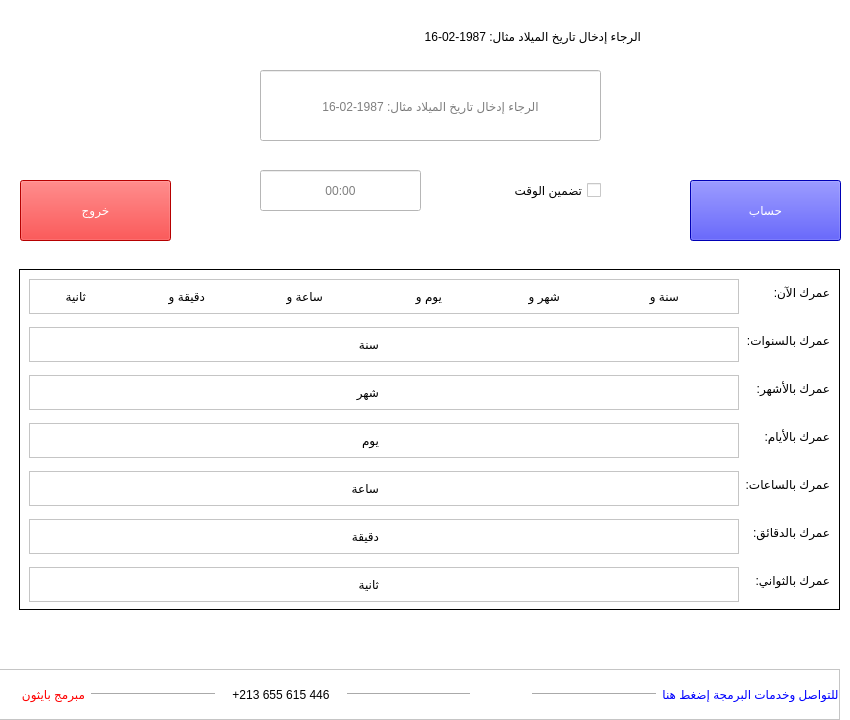
<?xml version="1.0" encoding="UTF-8"?>
<ui version="4.0">
 <class>MainWindow</class>
 <widget class="QMainWindow" name="MainWindow">
  <property name="geometry">
   <rect>
    <x>0</x>
    <y>0</y>
    <width>850</width>
    <height>720</height>
   </rect>
  </property>
  <property name="minimumSize">
   <size>
    <width>850</width>
    <height>720</height>
   </size>
  </property>
  <property name="maximumSize">
   <size>
    <width>850</width>
    <height>720</height>
   </size>
  </property>
  <property name="windowTitle">
   <string>حساب العمر</string>
  </property>
  <property name="layoutDirection">
   <enum>Qt::RightToLeft</enum>
  </property>
  <property name="styleSheet">
   <string notr="true">background-color: rgb(255, 255, 255);</string>
  </property>
  <widget class="QWidget" name="centralwidget">
   <widget class="QPushButton" name="culc_btn">
    <property name="geometry">
     <rect>
      <x>690</x>
      <y>180</y>
      <width>151</width>
      <height>61</height>
     </rect>
    </property>
    <property name="styleSheet">
     <string notr="true">background-color: rgb(0, 0, 255);
color: rgb(255, 255, 255);
font: 16pt &quot;Tajawal&quot;;</string>
    </property>
    <property name="text">
     <string>حساب</string>
    </property>
   </widget>
   <widget class="QLineEdit" name="birthday">
    <property name="geometry">
     <rect>
      <x>260</x>
      <y>70</y>
      <width>341</width>
      <height>71</height>
     </rect>
    </property>
    <property name="styleSheet">
     <string notr="true">font: 14pt &quot;Tajawal&quot;;
</string>
    </property>
    <property name="inputMethodHints">
     <set>Qt::ImhDate</set>
    </property>
    <property name="text">
     <string/>
    </property>
    <property name="maxLength">
     <number>10</number>
    </property>
    <property name="alignment">
     <set>Qt::AlignCenter</set>
    </property>
    <property name="placeholderText">
     <string>الرجاء إدخال تاريخ الميلاد مثال: 1987-02-16</string>
    </property>
    <property name="clearButtonEnabled">
     <bool>false</bool>
    </property>
   </widget>
   <widget class="QFrame" name="resultat_frm">
    <property name="geometry">
     <rect>
      <x>19</x>
      <y>269</y>
      <width>821</width>
      <height>341</height>
     </rect>
    </property>
    <property name="styleSheet">
     <string notr="true">QLabel {
font: 18pt &quot;Tajawal&quot;;
}</string>
    </property>
    <property name="frameShape">
     <enum>QFrame::Box</enum>
    </property>
    <property name="frameShadow">
     <enum>QFrame::Plain</enum>
    </property>
    <property name="lineWidth">
     <number>1</number>
    </property>
    <layout class="QFormLayout" name="formLayout_2">
     <property name="verticalSpacing">
      <number>16</number>
     </property>
     <item row="0" column="0">
      <widget class="QLabel" name="label_9">
       <property name="styleSheet">
        <string notr="true"/>
       </property>
       <property name="text">
        <string>عمرك الآن:</string>
       </property>
      </widget>
     </item>
     <item row="0" column="1">
      <widget class="QFrame" name="frame_8">
       <property name="minimumSize">
        <size>
         <width>0</width>
         <height>35</height>
        </size>
       </property>
       <property name="styleSheet">
        <string notr="true">QLabel {
font: 10pt &quot;Tajawal&quot;;
}</string>
       </property>
       <property name="frameShape">
        <enum>QFrame::StyledPanel</enum>
       </property>
       <property name="frameShadow">
        <enum>QFrame::Raised</enum>
       </property>
       <layout class="QHBoxLayout" name="horizontalLayout_15">
        <property name="spacing">
         <number>10</number>
        </property>
        <property name="leftMargin">
         <number>0</number>
        </property>
        <property name="topMargin">
         <number>0</number>
        </property>
        <property name="rightMargin">
         <number>0</number>
        </property>
        <property name="bottomMargin">
         <number>0</number>
        </property>
        <item>
         <layout class="QHBoxLayout" name="horizontalLayout_16">
          <property name="spacing">
           <number>3</number>
          </property>
          <property name="sizeConstraint">
           <enum>QLayout::SetDefaultConstraint</enum>
          </property>
          <item>
           <widget class="QLabel" name="age_i_y">
            <property name="sizePolicy">
             <sizepolicy hsizetype="Preferred" vsizetype="Preferred">
              <horstretch>0</horstretch>
              <verstretch>0</verstretch>
             </sizepolicy>
            </property>
            <property name="autoFillBackground">
             <bool>false</bool>
            </property>
            <property name="styleSheet">
             <string notr="true">font: 18pt &quot;Tajawal&quot;;
color: rgb(255, 0, 0);</string>
            </property>
            <property name="text">
             <string/>
            </property>
            <property name="scaledContents">
             <bool>false</bool>
            </property>
            <property name="alignment">
             <set>Qt::AlignCenter</set>
            </property>
            <property name="wordWrap">
             <bool>false</bool>
            </property>
           </widget>
          </item>
          <item>
           <widget class="QLabel" name="label_20">
            <property name="styleSheet">
             <string notr="true">font: 18pt &quot;Tajawal&quot;;</string>
            </property>
            <property name="text">
             <string>سنة و </string>
            </property>
            <property name="alignment">
             <set>Qt::AlignLeading|Qt::AlignLeft|Qt::AlignVCenter</set>
            </property>
           </widget>
          </item>
          <item>
           <widget class="QLabel" name="age_i_mo">
            <property name="sizePolicy">
             <sizepolicy hsizetype="Preferred" vsizetype="Preferred">
              <horstretch>0</horstretch>
              <verstretch>0</verstretch>
             </sizepolicy>
            </property>
            <property name="autoFillBackground">
             <bool>false</bool>
            </property>
            <property name="styleSheet">
             <string notr="true">font: 18pt &quot;Tajawal&quot;;
color: rgb(255, 0, 0);</string>
            </property>
            <property name="text">
             <string/>
            </property>
            <property name="scaledContents">
             <bool>false</bool>
            </property>
            <property name="alignment">
             <set>Qt::AlignCenter</set>
            </property>
            <property name="wordWrap">
             <bool>false</bool>
            </property>
           </widget>
          </item>
          <item>
           <widget class="QLabel" name="label_23">
            <property name="styleSheet">
             <string notr="true">font: 18pt &quot;Tajawal&quot;;</string>
            </property>
            <property name="text">
             <string>شهر و </string>
            </property>
            <property name="alignment">
             <set>Qt::AlignLeading|Qt::AlignLeft|Qt::AlignVCenter</set>
            </property>
           </widget>
          </item>
          <item>
           <widget class="QLabel" name="age_i_d">
            <property name="sizePolicy">
             <sizepolicy hsizetype="Preferred" vsizetype="Preferred">
              <horstretch>0</horstretch>
              <verstretch>0</verstretch>
             </sizepolicy>
            </property>
            <property name="autoFillBackground">
             <bool>false</bool>
            </property>
            <property name="styleSheet">
             <string notr="true">font: 18pt &quot;Tajawal&quot;;
color: rgb(255, 0, 0);</string>
            </property>
            <property name="text">
             <string/>
            </property>
            <property name="scaledContents">
             <bool>false</bool>
            </property>
            <property name="alignment">
             <set>Qt::AlignCenter</set>
            </property>
            <property name="wordWrap">
             <bool>false</bool>
            </property>
           </widget>
          </item>
          <item>
           <widget class="QLabel" name="label_25">
            <property name="styleSheet">
             <string notr="true">font: 18pt &quot;Tajawal&quot;;</string>
            </property>
            <property name="text">
             <string>يوم و </string>
            </property>
            <property name="alignment">
             <set>Qt::AlignLeading|Qt::AlignLeft|Qt::AlignVCenter</set>
            </property>
           </widget>
          </item>
          <item>
           <widget class="QLabel" name="age_i_h">
            <property name="sizePolicy">
             <sizepolicy hsizetype="Preferred" vsizetype="Preferred">
              <horstretch>0</horstretch>
              <verstretch>0</verstretch>
             </sizepolicy>
            </property>
            <property name="autoFillBackground">
             <bool>false</bool>
            </property>
            <property name="styleSheet">
             <string notr="true">font: 18pt &quot;Tajawal&quot;;
color: rgb(255, 0, 0);</string>
            </property>
            <property name="text">
             <string/>
            </property>
            <property name="scaledContents">
             <bool>false</bool>
            </property>
            <property name="alignment">
             <set>Qt::AlignCenter</set>
            </property>
            <property name="wordWrap">
             <bool>false</bool>
            </property>
           </widget>
          </item>
          <item>
           <widget class="QLabel" name="label_24">
            <property name="styleSheet">
             <string notr="true">font: 18pt &quot;Tajawal&quot;;</string>
            </property>
            <property name="text">
             <string>ساعة و </string>
            </property>
            <property name="alignment">
             <set>Qt::AlignLeading|Qt::AlignLeft|Qt::AlignVCenter</set>
            </property>
           </widget>
          </item>
          <item>
           <widget class="QLabel" name="age_i_m">
            <property name="sizePolicy">
             <sizepolicy hsizetype="Preferred" vsizetype="Preferred">
              <horstretch>0</horstretch>
              <verstretch>0</verstretch>
             </sizepolicy>
            </property>
            <property name="autoFillBackground">
             <bool>false</bool>
            </property>
            <property name="styleSheet">
             <string notr="true">font: 18pt &quot;Tajawal&quot;;
color: rgb(255, 0, 0);</string>
            </property>
            <property name="text">
             <string/>
            </property>
            <property name="scaledContents">
             <bool>false</bool>
            </property>
            <property name="alignment">
             <set>Qt::AlignCenter</set>
            </property>
            <property name="wordWrap">
             <bool>false</bool>
            </property>
           </widget>
          </item>
          <item>
           <widget class="QLabel" name="label_28">
            <property name="styleSheet">
             <string notr="true">font: 18pt &quot;Tajawal&quot;;</string>
            </property>
            <property name="text">
             <string>دقيقة و </string>
            </property>
            <property name="alignment">
             <set>Qt::AlignLeading|Qt::AlignLeft|Qt::AlignVCenter</set>
            </property>
           </widget>
          </item>
          <item>
           <widget class="QLabel" name="age_i_s">
            <property name="sizePolicy">
             <sizepolicy hsizetype="Preferred" vsizetype="Preferred">
              <horstretch>0</horstretch>
              <verstretch>0</verstretch>
             </sizepolicy>
            </property>
            <property name="autoFillBackground">
             <bool>false</bool>
            </property>
            <property name="styleSheet">
             <string notr="true">font: 18pt &quot;Tajawal&quot;;
color: rgb(255, 0, 0);</string>
            </property>
            <property name="text">
             <string/>
            </property>
            <property name="scaledContents">
             <bool>false</bool>
            </property>
            <property name="alignment">
             <set>Qt::AlignCenter</set>
            </property>
            <property name="wordWrap">
             <bool>false</bool>
            </property>
           </widget>
          </item>
          <item>
           <widget class="QLabel" name="label_27">
            <property name="styleSheet">
             <string notr="true">font: 18pt &quot;Tajawal&quot;;</string>
            </property>
            <property name="text">
             <string>ثانية</string>
            </property>
            <property name="alignment">
             <set>Qt::AlignLeading|Qt::AlignLeft|Qt::AlignVCenter</set>
            </property>
           </widget>
          </item>
         </layout>
        </item>
       </layout>
      </widget>
     </item>
     <item row="1" column="0">
      <widget class="QLabel" name="label_10">
       <property name="styleSheet">
        <string notr="true"/>
       </property>
       <property name="text">
        <string>عمرك بالسنوات:</string>
       </property>
      </widget>
     </item>
     <item row="1" column="1">
      <widget class="QFrame" name="frame_7">
       <property name="minimumSize">
        <size>
         <width>0</width>
         <height>35</height>
        </size>
       </property>
       <property name="styleSheet">
        <string notr="true"/>
       </property>
       <property name="frameShape">
        <enum>QFrame::StyledPanel</enum>
       </property>
       <property name="frameShadow">
        <enum>QFrame::Raised</enum>
       </property>
       <layout class="QHBoxLayout" name="horizontalLayout_13">
        <property name="spacing">
         <number>10</number>
        </property>
        <property name="leftMargin">
         <number>0</number>
        </property>
        <property name="topMargin">
         <number>0</number>
        </property>
        <property name="rightMargin">
         <number>0</number>
        </property>
        <property name="bottomMargin">
         <number>0</number>
        </property>
        <item>
         <layout class="QHBoxLayout" name="horizontalLayout_14">
          <item>
           <widget class="QLabel" name="age_y">
            <property name="styleSheet">
             <string notr="true">font: 18pt &quot;Tajawal&quot;;
color: rgb(255, 0, 0);</string>
            </property>
            <property name="text">
             <string/>
            </property>
            <property name="alignment">
             <set>Qt::AlignCenter</set>
            </property>
            <property name="wordWrap">
             <bool>false</bool>
            </property>
           </widget>
          </item>
          <item>
           <widget class="QLabel" name="label_19">
            <property name="styleSheet">
             <string notr="true">font: 18pt &quot;Tajawal&quot;;</string>
            </property>
            <property name="text">
             <string>سنة</string>
            </property>
            <property name="alignment">
             <set>Qt::AlignLeading|Qt::AlignLeft|Qt::AlignVCenter</set>
            </property>
           </widget>
          </item>
         </layout>
        </item>
       </layout>
      </widget>
     </item>
     <item row="2" column="0">
      <widget class="QLabel" name="label_11">
       <property name="styleSheet">
        <string notr="true"/>
       </property>
       <property name="text">
        <string>عمرك بالأشهر:</string>
       </property>
      </widget>
     </item>
     <item row="2" column="1">
      <widget class="QFrame" name="frame_6">
       <property name="minimumSize">
        <size>
         <width>0</width>
         <height>35</height>
        </size>
       </property>
       <property name="styleSheet">
        <string notr="true"/>
       </property>
       <property name="frameShape">
        <enum>QFrame::StyledPanel</enum>
       </property>
       <property name="frameShadow">
        <enum>QFrame::Raised</enum>
       </property>
       <layout class="QHBoxLayout" name="horizontalLayout_11">
        <property name="spacing">
         <number>10</number>
        </property>
        <property name="leftMargin">
         <number>0</number>
        </property>
        <property name="topMargin">
         <number>0</number>
        </property>
        <property name="rightMargin">
         <number>0</number>
        </property>
        <property name="bottomMargin">
         <number>0</number>
        </property>
        <item>
         <layout class="QHBoxLayout" name="horizontalLayout_12">
          <item>
           <widget class="QLabel" name="age_m2">
            <property name="styleSheet">
             <string notr="true">font: 18pt &quot;Tajawal&quot;;
color: rgb(255, 0, 0);</string>
            </property>
            <property name="text">
             <string/>
            </property>
            <property name="alignment">
             <set>Qt::AlignCenter</set>
            </property>
            <property name="wordWrap">
             <bool>false</bool>
            </property>
           </widget>
          </item>
          <item>
           <widget class="QLabel" name="label_18">
            <property name="styleSheet">
             <string notr="true">font: 18pt &quot;Tajawal&quot;;</string>
            </property>
            <property name="text">
             <string>شهر</string>
            </property>
            <property name="alignment">
             <set>Qt::AlignLeading|Qt::AlignLeft|Qt::AlignVCenter</set>
            </property>
           </widget>
          </item>
         </layout>
        </item>
       </layout>
      </widget>
     </item>
     <item row="3" column="0">
      <widget class="QLabel" name="label_13">
       <property name="styleSheet">
        <string notr="true"/>
       </property>
       <property name="text">
        <string>عمرك بالأيام:</string>
       </property>
      </widget>
     </item>
     <item row="3" column="1">
      <widget class="QFrame" name="frame_4">
       <property name="minimumSize">
        <size>
         <width>0</width>
         <height>35</height>
        </size>
       </property>
       <property name="styleSheet">
        <string notr="true"/>
       </property>
       <property name="frameShape">
        <enum>QFrame::StyledPanel</enum>
       </property>
       <property name="frameShadow">
        <enum>QFrame::Raised</enum>
       </property>
       <layout class="QHBoxLayout" name="horizontalLayout_7">
        <property name="spacing">
         <number>10</number>
        </property>
        <property name="leftMargin">
         <number>0</number>
        </property>
        <property name="topMargin">
         <number>0</number>
        </property>
        <property name="rightMargin">
         <number>0</number>
        </property>
        <property name="bottomMargin">
         <number>0</number>
        </property>
        <item>
         <layout class="QHBoxLayout" name="horizontalLayout_8">
          <item>
           <widget class="QLabel" name="age_d">
            <property name="styleSheet">
             <string notr="true">font: 18pt &quot;Tajawal&quot;;
color: rgb(255, 0, 0);</string>
            </property>
            <property name="text">
             <string/>
            </property>
            <property name="alignment">
             <set>Qt::AlignCenter</set>
            </property>
            <property name="wordWrap">
             <bool>false</bool>
            </property>
           </widget>
          </item>
          <item>
           <widget class="QLabel" name="label_8">
            <property name="styleSheet">
             <string notr="true">font: 18pt &quot;Tajawal&quot;;</string>
            </property>
            <property name="text">
             <string>يوم</string>
            </property>
            <property name="alignment">
             <set>Qt::AlignLeading|Qt::AlignLeft|Qt::AlignVCenter</set>
            </property>
           </widget>
          </item>
         </layout>
        </item>
       </layout>
      </widget>
     </item>
     <item row="4" column="0">
      <widget class="QLabel" name="label_14">
       <property name="styleSheet">
        <string notr="true"/>
       </property>
       <property name="text">
        <string>عمرك بالساعات:</string>
       </property>
      </widget>
     </item>
     <item row="4" column="1">
      <widget class="QFrame" name="frame_3">
       <property name="minimumSize">
        <size>
         <width>0</width>
         <height>35</height>
        </size>
       </property>
       <property name="styleSheet">
        <string notr="true"/>
       </property>
       <property name="frameShape">
        <enum>QFrame::StyledPanel</enum>
       </property>
       <property name="frameShadow">
        <enum>QFrame::Raised</enum>
       </property>
       <layout class="QHBoxLayout" name="horizontalLayout_5">
        <property name="spacing">
         <number>10</number>
        </property>
        <property name="leftMargin">
         <number>0</number>
        </property>
        <property name="topMargin">
         <number>0</number>
        </property>
        <property name="rightMargin">
         <number>0</number>
        </property>
        <property name="bottomMargin">
         <number>0</number>
        </property>
        <item>
         <layout class="QHBoxLayout" name="horizontalLayout_6">
          <item>
           <widget class="QLabel" name="age_h">
            <property name="styleSheet">
             <string notr="true">font: 18pt &quot;Tajawal&quot;;
color: rgb(255, 0, 0);</string>
            </property>
            <property name="text">
             <string/>
            </property>
            <property name="alignment">
             <set>Qt::AlignCenter</set>
            </property>
            <property name="wordWrap">
             <bool>false</bool>
            </property>
           </widget>
          </item>
          <item>
           <widget class="QLabel" name="label_7">
            <property name="styleSheet">
             <string notr="true">font: 18pt &quot;Tajawal&quot;;</string>
            </property>
            <property name="text">
             <string>ساعة</string>
            </property>
            <property name="alignment">
             <set>Qt::AlignLeading|Qt::AlignLeft|Qt::AlignVCenter</set>
            </property>
           </widget>
          </item>
         </layout>
        </item>
       </layout>
      </widget>
     </item>
     <item row="5" column="0">
      <widget class="QLabel" name="label_15">
       <property name="styleSheet">
        <string notr="true"/>
       </property>
       <property name="text">
        <string>عمرك بالدقائق:</string>
       </property>
      </widget>
     </item>
     <item row="5" column="1">
      <widget class="QFrame" name="frame_2">
       <property name="minimumSize">
        <size>
         <width>0</width>
         <height>35</height>
        </size>
       </property>
       <property name="styleSheet">
        <string notr="true"/>
       </property>
       <property name="frameShape">
        <enum>QFrame::StyledPanel</enum>
       </property>
       <property name="frameShadow">
        <enum>QFrame::Raised</enum>
       </property>
       <layout class="QHBoxLayout" name="horizontalLayout_3">
        <property name="spacing">
         <number>10</number>
        </property>
        <property name="leftMargin">
         <number>0</number>
        </property>
        <property name="topMargin">
         <number>0</number>
        </property>
        <property name="rightMargin">
         <number>0</number>
        </property>
        <property name="bottomMargin">
         <number>0</number>
        </property>
        <item>
         <layout class="QHBoxLayout" name="horizontalLayout_4">
          <item>
           <widget class="QLabel" name="age_m">
            <property name="styleSheet">
             <string notr="true">font: 18pt &quot;Tajawal&quot;;
color: rgb(255, 0, 0);</string>
            </property>
            <property name="text">
             <string/>
            </property>
            <property name="alignment">
             <set>Qt::AlignCenter</set>
            </property>
            <property name="wordWrap">
             <bool>false</bool>
            </property>
           </widget>
          </item>
          <item>
           <widget class="QLabel" name="label_6">
            <property name="styleSheet">
             <string notr="true">font: 18pt &quot;Tajawal&quot;;</string>
            </property>
            <property name="text">
             <string>دقيقة</string>
            </property>
            <property name="alignment">
             <set>Qt::AlignLeading|Qt::AlignLeft|Qt::AlignVCenter</set>
            </property>
           </widget>
          </item>
         </layout>
        </item>
       </layout>
      </widget>
     </item>
     <item row="6" column="0">
      <widget class="QLabel" name="label_16">
       <property name="styleSheet">
        <string notr="true">font: 18pt &quot;Tajawal&quot;;</string>
       </property>
       <property name="text">
        <string>عمرك بالثواني:</string>
       </property>
      </widget>
     </item>
     <item row="6" column="1">
      <widget class="QFrame" name="frame">
       <property name="minimumSize">
        <size>
         <width>0</width>
         <height>35</height>
        </size>
       </property>
       <property name="styleSheet">
        <string notr="true"/>
       </property>
       <property name="frameShape">
        <enum>QFrame::StyledPanel</enum>
       </property>
       <property name="frameShadow">
        <enum>QFrame::Raised</enum>
       </property>
       <layout class="QHBoxLayout" name="horizontalLayout_2">
        <property name="spacing">
         <number>10</number>
        </property>
        <property name="leftMargin">
         <number>0</number>
        </property>
        <property name="topMargin">
         <number>0</number>
        </property>
        <property name="rightMargin">
         <number>0</number>
        </property>
        <property name="bottomMargin">
         <number>0</number>
        </property>
        <item>
         <layout class="QHBoxLayout" name="horizontalLayout">
          <property name="sizeConstraint">
           <enum>QLayout::SetDefaultConstraint</enum>
          </property>
          <item>
           <widget class="QLabel" name="age_s">
            <property name="sizePolicy">
             <sizepolicy hsizetype="Preferred" vsizetype="Preferred">
              <horstretch>0</horstretch>
              <verstretch>0</verstretch>
             </sizepolicy>
            </property>
            <property name="autoFillBackground">
             <bool>false</bool>
            </property>
            <property name="styleSheet">
             <string notr="true">font: 18pt &quot;Tajawal&quot;;
color: rgb(255, 0, 0);</string>
            </property>
            <property name="text">
             <string/>
            </property>
            <property name="scaledContents">
             <bool>false</bool>
            </property>
            <property name="alignment">
             <set>Qt::AlignCenter</set>
            </property>
            <property name="wordWrap">
             <bool>false</bool>
            </property>
           </widget>
          </item>
          <item>
           <widget class="QLabel" name="label_5">
            <property name="styleSheet">
             <string notr="true">font: 18pt &quot;Tajawal&quot;;</string>
            </property>
            <property name="text">
             <string>ثانية</string>
            </property>
            <property name="alignment">
             <set>Qt::AlignLeading|Qt::AlignLeft|Qt::AlignVCenter</set>
            </property>
           </widget>
          </item>
         </layout>
        </item>
       </layout>
      </widget>
     </item>
    </layout>
   </widget>
   <widget class="QPushButton" name="exit_btn">
    <property name="geometry">
     <rect>
      <x>20</x>
      <y>180</y>
      <width>151</width>
      <height>61</height>
     </rect>
    </property>
    <property name="styleSheet">
     <string notr="true">background-color: rgb(255, 0, 0);
color: rgb(255, 255,255);
font: 16pt &quot;Tajawal&quot;;</string>
    </property>
    <property name="text">
     <string>خروج</string>
    </property>
   </widget>
   <widget class="QLabel" name="comment">
    <property name="geometry">
     <rect>
      <x>25</x>
      <y>630</y>
      <width>751</width>
      <height>26</height>
     </rect>
    </property>
    <property name="styleSheet">
     <string notr="true">font: 18pt &quot;Tajawal&quot;;</string>
    </property>
    <property name="text">
     <string/>
    </property>
    <property name="alignment">
     <set>Qt::AlignCenter</set>
    </property>
   </widget>
   <widget class="QLineEdit" name="birthtime">
    <property name="enabled">
     <bool>false</bool>
    </property>
    <property name="geometry">
     <rect>
      <x>260</x>
      <y>170</y>
      <width>161</width>
      <height>41</height>
     </rect>
    </property>
    <property name="styleSheet">
     <string notr="true">font: 14pt &quot;Tajawal&quot;;
</string>
    </property>
    <property name="inputMethodHints">
     <set>Qt::ImhDate</set>
    </property>
    <property name="text">
     <string/>
    </property>
    <property name="maxLength">
     <number>10</number>
    </property>
    <property name="alignment">
     <set>Qt::AlignCenter</set>
    </property>
    <property name="placeholderText">
     <string>00:00</string>
    </property>
    <property name="clearButtonEnabled">
     <bool>false</bool>
    </property>
   </widget>
   <widget class="QCheckBox" name="add_time">
    <property name="geometry">
     <rect>
      <x>430</x>
      <y>170</y>
      <width>171</width>
      <height>41</height>
     </rect>
    </property>
    <property name="styleSheet">
     <string notr="true">font: 18pt &quot;Tajawal&quot;;</string>
    </property>
    <property name="text">
     <string>تضمين الوقت</string>
    </property>
   </widget>
   <widget class="QFrame" name="frame_5">
    <property name="geometry">
     <rect>
      <x>-1</x>
      <y>669</y>
      <width>841</width>
      <height>51</height>
     </rect>
    </property>
    <property name="frameShape">
     <enum>QFrame::StyledPanel</enum>
    </property>
    <property name="frameShadow">
     <enum>QFrame::Raised</enum>
    </property>
    <layout class="QHBoxLayout" name="horizontalLayout_10">
     <property name="spacing">
      <number>8</number>
     </property>
     <property name="leftMargin">
      <number>0</number>
     </property>
     <property name="topMargin">
      <number>0</number>
     </property>
     <property name="rightMargin">
      <number>0</number>
     </property>
     <property name="bottomMargin">
      <number>0</number>
     </property>
     <item>
      <layout class="QHBoxLayout" name="horizontalLayout_9">
       <property name="spacing">
        <number>6</number>
       </property>
       <item>
        <widget class="QPushButton" name="contactus">
         <property name="maximumSize">
          <size>
           <width>250</width>
           <height>16777215</height>
          </size>
         </property>
         <property name="cursor">
          <cursorShape>PointingHandCursor</cursorShape>
         </property>
         <property name="styleSheet">
          <string notr="true">font: 12pt &quot;Tajawal&quot;;
color: rgb(0, 0,255);
border:none;</string>
         </property>
         <property name="text">
          <string>للتواصل وخدمات البرمجة إضغط هنا</string>
         </property>
         <property name="default">
          <bool>true</bool>
         </property>
         <property name="flat">
          <bool>true</bool>
         </property>
        </widget>
       </item>
       <item>
        <widget class="Line" name="line">
         <property name="orientation">
          <enum>Qt::Horizontal</enum>
         </property>
        </widget>
       </item>
       <item>
        <widget class="QLabel" name="logo_lbl">
         <property name="maximumSize">
          <size>
           <width>50</width>
           <height>16777215</height>
          </size>
         </property>
         <property name="styleSheet">
          <string notr="true">font: 30pt &quot;Tajawal&quot;;
color: rgb(255, 0, 0);</string>
         </property>
         <property name="text">
          <string/>
         </property>
         <property name="pixmap">
          <pixmap>pics/logo.png</pixmap>
         </property>
         <property name="scaledContents">
          <bool>true</bool>
         </property>
        </widget>
       </item>
       <item>
        <widget class="Line" name="line_2">
         <property name="orientation">
          <enum>Qt::Horizontal</enum>
         </property>
        </widget>
       </item>
       <item>
        <widget class="QLabel" name="label_2">
         <property name="maximumSize">
          <size>
           <width>120</width>
           <height>16777215</height>
          </size>
         </property>
         <property name="styleSheet">
          <string notr="true">font: 12pt &quot;Tajawal&quot;;
color: rgb(0, 0, 0);</string>
         </property>
         <property name="text">
          <string>+213 655 615 446</string>
         </property>
         <property name="alignment">
          <set>Qt::AlignCenter</set>
         </property>
        </widget>
       </item>
       <item>
        <widget class="Line" name="line_3">
         <property name="orientation">
          <enum>Qt::Horizontal</enum>
         </property>
        </widget>
       </item>
       <item>
        <widget class="QLabel" name="label_3">
         <property name="maximumSize">
          <size>
           <width>85</width>
           <height>16777215</height>
          </size>
         </property>
         <property name="styleSheet">
          <string notr="true">font: 12pt &quot;Tajawal&quot;;
color: rgb(255, 0, 0);</string>
         </property>
         <property name="text">
          <string>مبرمج بايثون</string>
         </property>
        </widget>
       </item>
      </layout>
     </item>
    </layout>
   </widget>
   <widget class="QLabel" name="label_12">
    <property name="geometry">
     <rect>
      <x>220</x>
      <y>20</y>
      <width>421</width>
      <height>32</height>
     </rect>
    </property>
    <property name="styleSheet">
     <string notr="true">font: 18pt &quot;Tajawal&quot;;</string>
    </property>
    <property name="text">
     <string>الرجاء إدخال تاريخ الميلاد مثال: 1987-02-16</string>
    </property>
   </widget>
  </widget>
 </widget>
 <resources/>
 <connections/>
</ui>
